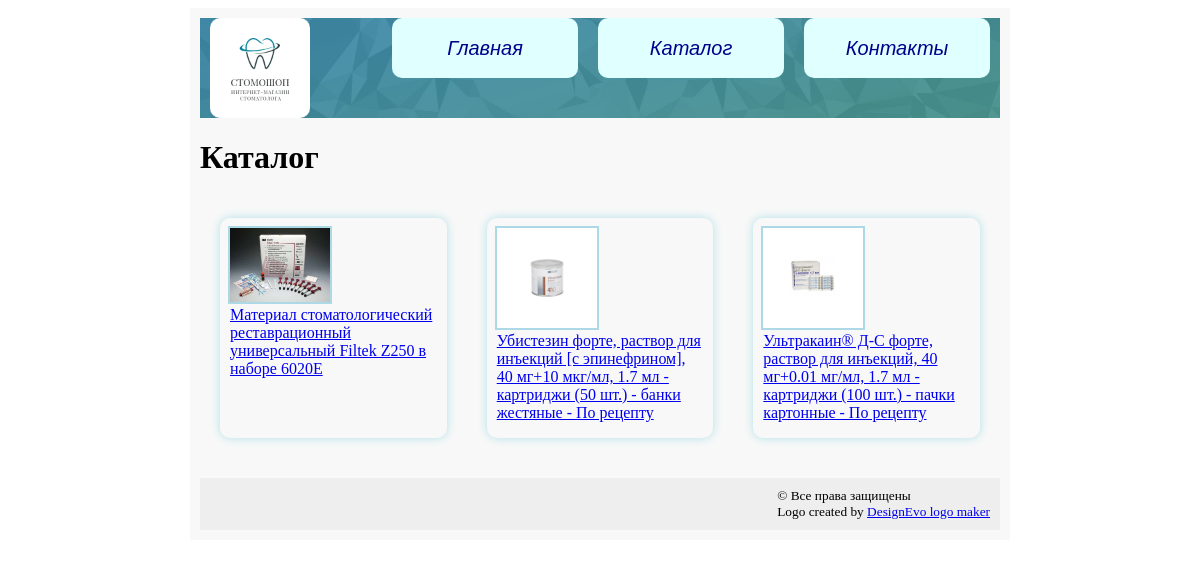
The app's page /3-5/catalog.php with its own data.
### tables this page shows
CREATE TABLE `products` (
  `id` SERIAL,
  `name` VARCHAR(250) NOT NULL,
  `image_path` VARCHAR(100) NOT NULL,
  `short-description` TEXT NOT NULL,
  `certificate` VARCHAR(100) NOT NULL,
  `manufacturer` VARCHAR(100) NOT NULL,
  `full-description` TEXT DEFAULT NULL
);

### 3-5/db.php (called while the page is built, shortened)
<?php
class DB
{
    private $link;
    public function __construct($host, $user, $pass, $db_name)
    {
        $this->link = mysqli_connect($host, $user, $pass, $db_name);
    }
    public function getProducts()
    {
        return mysqli_query($this->link, "SELECT `id`, `name`, `image_path` FROM products LIMIT 100;");
    }
}

### 3-5/catalog.php (the view, shortened to what this page needs)
<!DOCTYPE html>
<html>
<head>
    <link rel="stylesheet" href="./style.css">
</head>
<body>
    <div class="container">
        <header class="header">
            <img src="./img/logo.png" alt="СтомоШоп">
            <nav>
                <ul class="menu">
                    <li><a href="./index.php">Главная</a></li>
                    <li><a href="./catalog.php">Каталог</a></li>
                    <li><a href="./contacts.php">Контакты</a></li>
                </ul>
            </nav>
        </header>
        <div class="content">
            <h1>Каталог</h1>
            <ul class="catalogue">
                <?php
                require_once('./db.php');
                $db = new DB(HOST, USER, PASS, DB_NAME);
                $products = $db->getProducts();
                while ($row = mysqli_fetch_assoc($products)) {
                    echo '<li><div><a href="./product.php?product_id=' . $row['id'] . '">';
                    echo '<img width="100" src="' . $row['image_path'] . '" alt="' . $row['name'] . '"><br>';
                    echo $row['name'] . '</a></div></li>';
                }
                ?>
            </ul>
        </div>
        <footer class="footer">
            <small>&copy; Все права защищены<br>
                <div>Logo created by <a href="https://www.designevo.com/logo-maker/" title="Free Online Logo Maker">DesignEvo logo maker</a></div>
            </small>
        </footer>
    </div>
</body>
</html>

### 3-5/style.css (style rules this page uses)
.container { width: 800px; margin: 0 auto; padding: 10px; background-color: #f8f8f8; }
.header { position: sticky; top: 0; height: 100px; box-sizing: border-box; background: lightblue url("img/No-Branding-Header-Background-1.jpg") center/cover; }
header img { margin: 0px 10px; width: 100px; border-radius: 10px; float: left; }
.menu { list-style: none; display: flex; justify-content: flex-end; margin: 0px; padding: 0px; }
.menu li { margin: 0px 10px; flex: 0.3; border-radius: 10px; text-align: center; background-color: lightcyan; }
.menu li a { display: block; width: 100%; height: 60px; font: oblique 20px/60px Verdana, Arial, Helvetica, sans-serif; text-decoration: none; color: darkblue; }
.catalogue { list-style: none; display: flex; margin: 0px; padding: 0px; }
.catalogue li { flex: 1; border-radius: 10px; box-shadow: 0 0 10px #B0E0E6; height: 200px; padding: 10px; margin: 20px; }
a img { outline: 2px solid lightblue; }
footer { margin-top: 20px; background: #eee; height: 52px; }
footer small { float: right; margin: 10px 10px; }

### records on screen
products: image_path (picture), name "Материал стоматологический реставрационный универсальный Filtek Z250 в наборе 6020E"
products: image_path (picture), name "Убистезин форте, раствор для инъекций [с эпинефрином], 40 мг+10 мкг/мл, 1.7 мл - картриджи (50 шт.) - банки жестяные - По рецепту"
products: image_path (picture), name "Ультракаин® Д-С форте, раствор для инъекций, 40 мг+0.01 мг/мл, 1.7 мл - картриджи (100 шт.) - пачки картонные - По рецепту"
